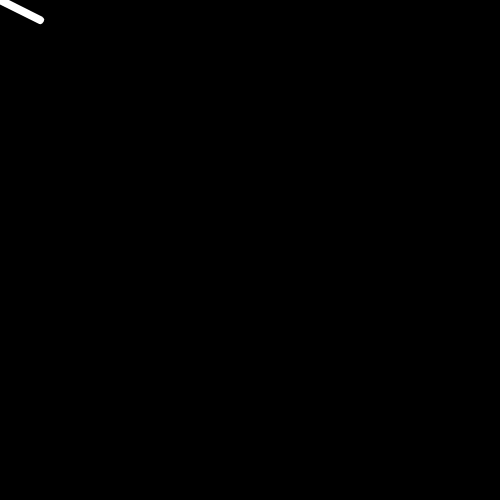
Frame 1 (no input)
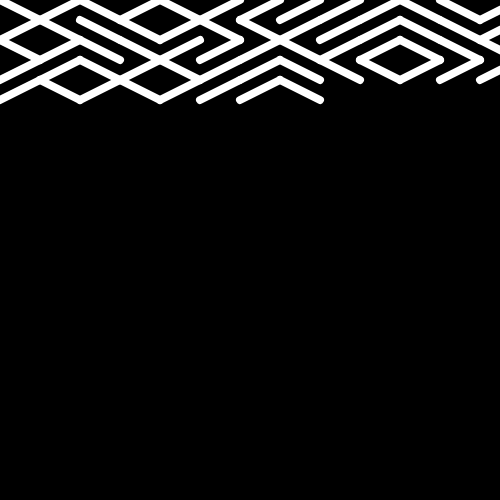
Frame 60 (no input)
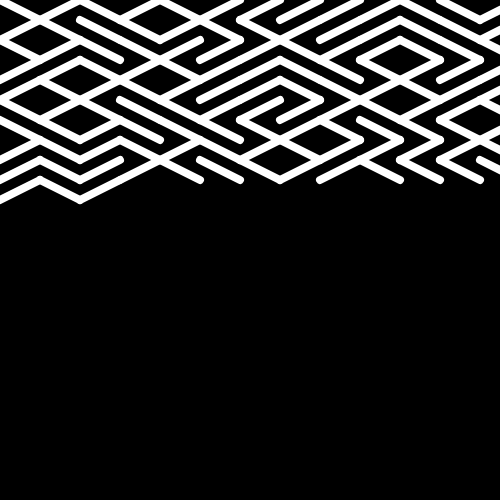
Frame 120 (the mouse pressed at the canvas centre since frame 60)

The p5.js sketch that drew these frames (run headless with seeded random() and noise() and a simulated clock; from frame 60 on, the mouse is pressed at the canvas centre):

// p5.js sketch
// ── sketch.js
var x, y, w, h;

function setup() {
  
    createCanvas(500, 500);
    background(0); // black
    
    x = 0;
    y = 0;
    w = 40;
    h = 20;
    
}

function draw() {
    
    stroke(255);
    strokeWeight(8);
    
    if (random(1) > 0.5) {
    
        line(x, y, x + w, y + h);    
    } else {
        line(x + w, y, x, y + h);        
    }
        
    x = x + w;
    
    if (x > width) {
        y = y + h;
        x = 0;
    }
    
    
  
}
